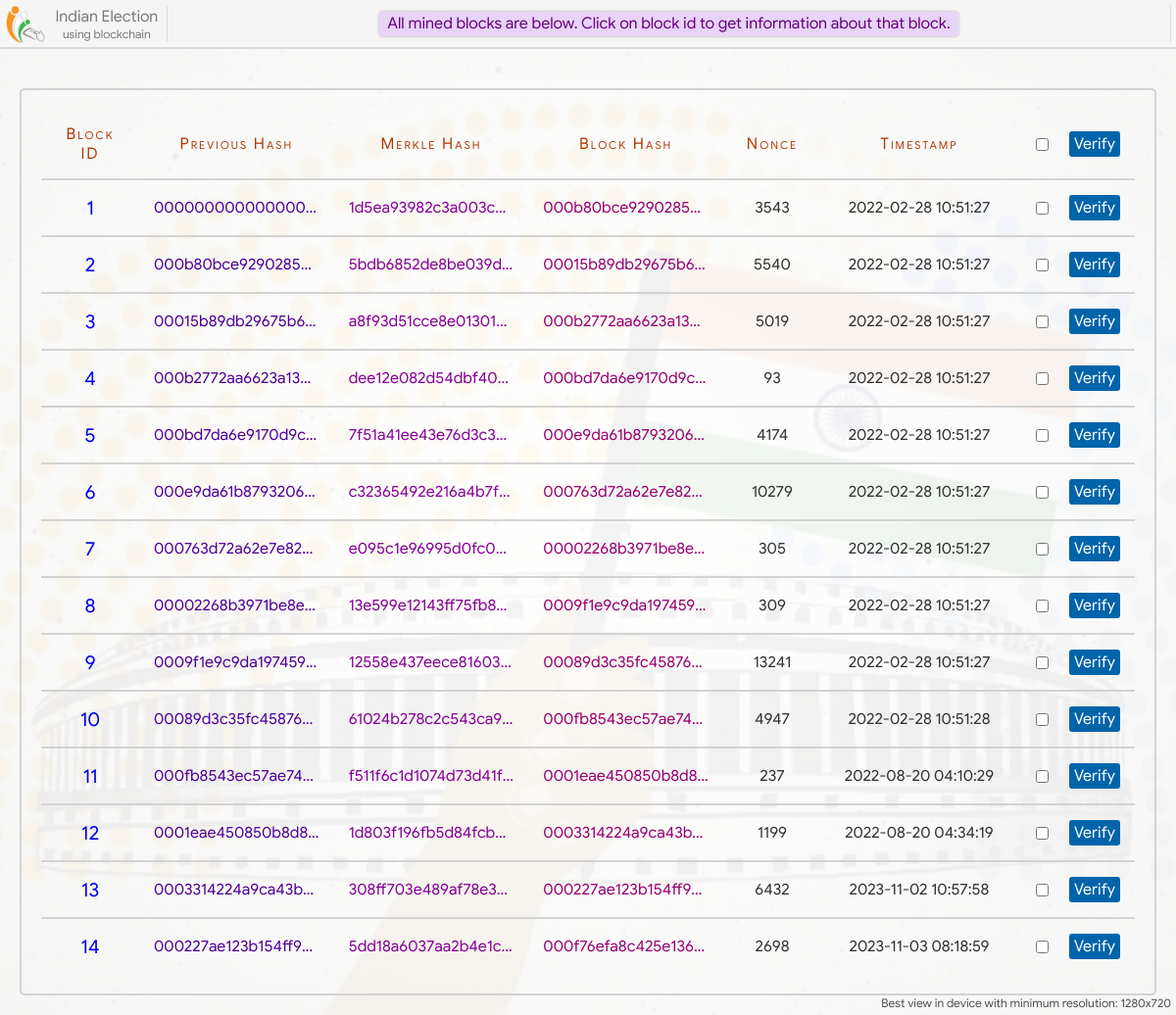
Screenshot of /blockchain/ with the database file from the repository.
### home/models.py (models this page shows)
class Block(models.Model):
    prev_hash = models.CharField(max_length=100, blank=True)
    merkle_hash = models.CharField(max_length=100, blank=True)
    this_hash = models.CharField(max_length=100, blank=True)
    nonce = models.IntegerField(null=True)
    timestamp = models.DateTimeField()

### home/views.py (the view)
# urls.py: path('blockchain/', views.blockchain, name='blockchain'),
def blockchain(request):
    blocks = Block.objects.all()
    return render(request, 'blockchain.html', {'blocks':blocks})

### home/templates/blockchain.html (shortened to what this page needs)
{% extends 'base.html' %}
{% load static %}
{% block head %}
    <link rel="stylesheet" type="text/css" href="{% static 'css/blockchain.css' %}">
{% endblock %}
{% block main_content %}
<div class="blocks">
    <table class="mine-block-result">
        <tr class="table-header">
            <td>Block ID</td>
            <td>Previous Hash</td>
            <td>Merkle Hash</td>
            <td>Block Hash</td>
            <td>Nonce</td>
            <td>Timestamp</td>
            <td> <div class="verify-button" title="Click to verify selected Blocks"> <input type="checkbox" onchange="verifySelect(this)"> <span onclick="verifyBlock(this)">Verify</span> </div> </td>
        </tr>
        {% if blocks %}
        {% for block in blocks %}
        <tr id="{{ block.id }}">
            <td> <a class="block-info-link" href="/block-info/?id={{block.id}}"> {{ block.id }} </a> </td>
            <td title="{{ block.prev_hash }}" style="color: rgb(78, 0, 151);">{{ block.prev_hash }}</td>
            <td title="{{ block.merkle_hash }}" style="color: rgb(133, 0, 151);">{{ block.merkle_hash }}</td>
            <td title="{{ block.this_hash }}" style="color: rgb(151, 0, 113);">{{ block.this_hash }}</td>
            <td>{{ block.nonce }}</td>
            <td>{{ block.timestamp|date:"Y-m-d" }} {{ block.timestamp|time:"H:i:s" }}</td>
            <td> <div class="verify-button" title="Click to verify this Block"> <input type="checkbox" onchange="verifySelect(this)"> <span onclick="verifyBlock(this)">Verify</span> </div> </td>
        </tr>
        {% endfor %}
        {% else %}
        <tr>
            <td colspan="7">No Blocks</td>
        </tr>
        {% endif %}
    </table>
</div>
{% endblock %}

### home/templates/base.html (shortened to what this page needs)
{% load static %}
<!DOCTYPE html>
<html lang="en">
<head>
    <link rel="stylesheet" type="text/css" href="{% static 'css/animations.css' %}">
    <link rel="stylesheet" type="text/css" href="{% static 'css/loading.css' %}">
    <link rel="stylesheet" type="text/css" href="{% static 'css/base.css' %}">
    <link rel="stylesheet" type="text/css" href="{% static 'css/home.css' %}">
    <link rel="stylesheet" type="text/css" href="{% static 'css/candidate-profile.css' %}">
    <link rel="stylesheet" type="text/css" href="{% static 'css/voting.css' %}">
    <link rel="stylesheet" type="text/css" href="{% static 'css/final-status.css' %}">
    {% block head %}{% endblock %}
</head>
<body>
    <div class="gradient"></div>
    <div class="main-content">
        {% block main_content %}{% endblock %}
    </div>
    <div class="header">
            <div class="logo" title="Navigation Bar">
                <img style="height: 40px; width: 40px; margin: auto;" src="{% static 'images/logo.png' %}">
                <div class="logo-text">
                    <span class="logo-text" style="font-size: 16px;">Indian Election</span>
                    <span class="logo-text" style="font-size: 12px;">using blockchain</span>
                </div>
            </div>
            <div class="status-box">
            </div>
    </div>
    <div class="view-msg">Best view in device with minimum resolution: 1280x720</div>
</body>
</html>

### home/static/css/base.css (style rules this page uses)
* { box-sizing: border-box; font-family: calibri; font-size: 20px; }
a { text-decoration: none; }
html, body { display: flex; padding: 0; margin: 0; width: 100%; min-height: 100%; }
body { display: flex; flex-direction: column; background: url('../images/vote-bg.jpg'); background-position: center; background-repeat: no-repeat; background-size: cover; background-attachment: fixed; }
.gradient { position: fixed; top: 0; left: 0; height: 100%; width: 100%; background: radial-gradient(rgba(255,255,255, 0.95), rgba(245,245,245, 0.95)); background-attachment: fixed; z-index: -10; }
.header { position: fixed; top: 0px; left: 0px; height: 50px; padding: 5px; padding-left: 0; display: flex; width: 100%; background: rgb(245, 245, 245, 0.95); border-bottom: 2px solid rgba(0,0,0,0.1); z-index: 7; }
.header > .logo { display: flex; min-width: 170px; width: max-content; padding-right: 3px; cursor: pointer; }
.header > .logo > .logo-text { margin: auto; color: rgba(0,0,0,0.5); margin-left: 5px; display: flex; flex-direction: column; text-align: center; }
.status-box { overflow: hidden; display: flex; flex-direction: column; margin: auto; flex: 1; border: 1px solid rgba(255, 0, 0, 0); border-left: 1px solid rgba(0,0,0,0.1); border-right: 1px solid rgba(0,0,0,0.1); border-radius: 3px; padding: 4px 10px; height: 39px; }
.main-content { display: flex; margin: auto; margin-top: 70px; min-height: calc(100% - 70px); padding: 20px; width: 100%; }
.view-msg { position: fixed; bottom: 5px; right: 5px; font-size: 12px; color: rgb(80, 80, 80); }

### home/static/css/blockchain.css (style rules this page uses)
.blocks { width: 100%; margin: auto; display: flex; padding: 20px; border: 2px solid rgb(210, 210, 210); border-radius: 5px; }
table.mine-block-result { width: 100%; border-collapse: collapse; word-wrap: break-word; table-layout: fixed; }
table.mine-block-result tr { border-bottom: 2px solid rgb(210, 210, 210); }
table.mine-block-result tr:last-child { border-bottom: none; }
table.mine-block-result td { text-align: center; padding: 15px; color: rgb(49, 49, 49); font-size: 16px; }
table.mine-block-result tr td:first-child { width: 100px; }
table.mine-block-result tr td:nth-child(5) { width: 100px; }
table.mine-block-result tr td:nth-child(6) { width: 200px; }
table.mine-block-result tr td:last-child { text-align: right; width: 120px; letter-spacing: 0; font-variant: normal; }
.verify-button { display: flex; justify-content: space-between; align-items: center; }
.verify-button span { padding: 0; margin: 0; font-size: 16px; background: rgba(0, 100, 170); font-weight: bold; padding: 3px 5px; border-radius: 3px; color: white; cursor: pointer; }
table.mine-block-result tr td:nth-child(2), table.mine-block-result tr td:nth-child(3), table.mine-block-result tr td:nth-child(4) { white-space: nowrap; overflow: hidden !important; text-overflow: ellipsis; }
tr.table-header td { color: #af3700; font-size: 16px; letter-spacing: 2px; font-variant: small-caps; }
.block-info-link { padding: 5px 12px; border-radius: 3px; transition: 0.3s; }

### rows the page displays
Block: id "1", prev_hash "000000000000000…", merkle_hash "1d5ea93982c3a003c…", this_hash "000b80bce9290285…", nonce "3543", timestamp "2022-02-28", timestamp "10:51:27"
Block: id "2", prev_hash "000b80bce9290285…", merkle_hash "5bdb6852de8be039d…", this_hash "00015b89db29675b6…", nonce "5540", timestamp "2022-02-28", timestamp "10:51:27"
Block: id "3", prev_hash "00015b89db29675b6…", merkle_hash "a8f93d51cce8e01301…", this_hash "000b2772aa6623a13…", nonce "5019", timestamp "2022-02-28", timestamp "10:51:27"
Block: id "4", prev_hash "000b2772aa6623a13…", merkle_hash "dee12e082d54dbf40…", this_hash "000bd7da6e9170d9c…", nonce "93", timestamp "2022-02-28", timestamp "10:51:27"
Block: id "5", prev_hash "000bd7da6e9170d9c…", merkle_hash "7f51a41ee43e76d3c3…", this_hash "000e9da61b8793206…", nonce "4174", timestamp "2022-02-28", timestamp "10:51:27"
Block: id "6", prev_hash "000e9da61b8793206…", merkle_hash "c32365492e216a4b7f…", this_hash "000763d72a62e7e82…", nonce "10279", timestamp "2022-02-28", timestamp "10:51:27"
Block: id "7", prev_hash "000763d72a62e7e82…", merkle_hash "e095c1e96995d0fc0…", this_hash "00002268b3971be8e…", nonce "305", timestamp "2022-02-28", timestamp "10:51:27"
Block: id "8", prev_hash "00002268b3971be8e…", merkle_hash "13e599e12143ff75fb8…", this_hash "0009f1e9c9da197459…", nonce "309", timestamp "2022-02-28", timestamp "10:51:27"
Block: id "9", prev_hash "0009f1e9c9da197459…", merkle_hash "12558e437eece81603…", this_hash "00089d3c35fc45876…", nonce "13241", timestamp "2022-02-28", timestamp "10:51:27"
Block: id "10", prev_hash "00089d3c35fc45876…", merkle_hash "61024b278c2c543ca9…", this_hash "000fb8543ec57ae74f…", nonce "4947", timestamp "2022-02-28", timestamp "10:51:28"
Block: id "11", prev_hash "000fb8543ec57ae74f…", merkle_hash "f511f6c1d1074d73d41f…", this_hash "0001eae450850b8d8…", nonce "237", timestamp "2022-08-20", timestamp "04:10:29"
Block: id "12", prev_hash "0001eae450850b8d8…", merkle_hash "1d803f196fb5d84fcb…", this_hash "0003314224a9ca43b…", nonce "1199", timestamp "2022-08-20", timestamp "04:34:19"
Block: id "13", prev_hash "0003314224a9ca43b…", merkle_hash "308ff703e489af78e3…", this_hash "000227ae123b154ff9…", nonce "6432", timestamp "2023-11-02", timestamp "10:57:58"
Block: id "14", prev_hash "000227ae123b154ff9…", merkle_hash "5dd18a6037aa2b4e1c…", this_hash "000f76efa8c425e136…", nonce "2698", timestamp "2023-11-03", timestamp "08:18:59"
